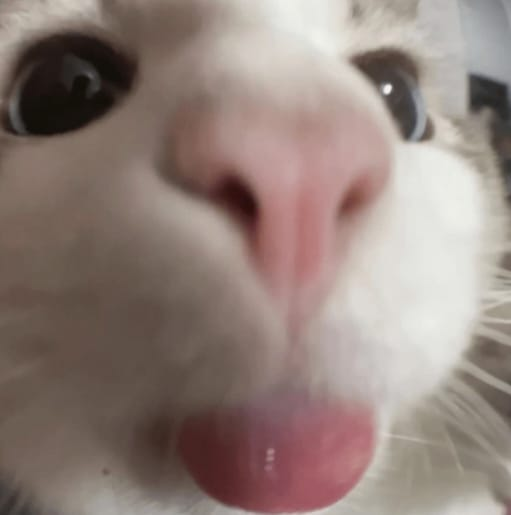
#> input picture Estudiantes/Patiño_0764/gatico123.jpeg, 511 x 515 px, found by its file name
$ jupyter execute --allow-errors Laboratorio_7FC.ipynb   (shell and % lines are left out)
#> lines starting #> are read from the running program, lines starting #| are printed output that depends on the picture
Laboratorio 7, Fisica Computacional

Juan Manuel Patiño

[cell 1]
#librerias
from playsound3 import playsound
import librosa
import numpy as np
import matplotlib.pyplot as plt
from scipy import interpolate
import scipy.integrate as integrate
import pandas as pd
import math
from numba import njit
import cv2

[cell 2]
playsound('Nota_CM_piano.mp3')
#> (this line was passed over: playsound3 is not available in this run)
#> (the rest of this cell did not finish here and is left out)

#> (a cell that did not finish here is left out)

#> (a cell that did not finish here is left out)

### Trasformada Rapida de furier

La Transformada Discreta de Fourier (DFT) de una señal discreta $x_n$ de longitud $N$ se define formalmente como:

$$X_k = \sum_{n=0}^{N-1} x_n e^{-i \frac{2\pi}{N} k n} \quad \text{para } k = 0, 1, \dots, N-1$$

El algoritmo de Cooley-Tukey aprovecha una propiedad de simetría y periodicidad dividiendo el índice $n$ en muestras **pares** ($2m$) e **impares** ($2m+1$), asumiendo que $N$ es una potencia de 2:

$$X_k = \sum_{m=0}^{\frac{N}{2}-1} x_{2m} e^{-i \frac{2\pi}{N} k (2m)} + \sum_{m=0}^{\frac{N}{2}-1} x_{2m+1} e^{-i \frac{2\pi}{N} k (2m+1)}$$

Factorizando los términos comunes y separando la parte impar, obtenemos dos DFTs más pequeñas de tamaño $\frac{N}{2}$:

$$X_k = \sum_{m=0}^{\frac{N}{2}-1} x_{2m} e^{-i \frac{2\pi}{N/2} k m} + e^{-i \frac{2\pi}{N} k} \sum_{m=0}^{\frac{N}{2}-1} x_{2m+1} e^{-i \frac{2\pi}{N/2} k m}$$

Denominando a la transformada de los índices pares como $E_k$ y la de los impares como $O_k$, la ecuación se compacta de la siguiente manera:

$$X_k = E_k + W_N^k O_k$$

Donde $W_N^k = e^{-i \frac{2\pi}{N} k}$ se conoce como el **factor twiddle** (o factor de giro).

Gracias a la periodicidad de las exponenciales complejas, la segunda mitad del espectro ($k + \frac{N}{2}$) se calcula económicamente sin recalcular las sumas completas, utilizando la operación mariposa (*butterfly*):

$$X_{k + \frac{N}{2}} = E_k - W_N^k O_k$$

### Fundamento Matemático de la FFT (Cooley-Tukey) y Operación Mariposa

La Transformada Discreta de Fourier (DFT) de una señal discreta $x_n$ de longitud $N$ se define formalmente como:

$$X_k = \sum_{n=0}^{N-1} x_n e^{-i \frac{2\pi}{N} k n} \quad \text{para } k = 0, 1, \dots, N-1$$

El algoritmo de Cooley-Tukey divide el índice $n$ en muestras **pares** ($2m$) e **impares** ($2m+1$), asumiendo que $N$ es una potencia de 2:

$$X_k = \sum_{m=0}^{\frac{N}{2}-1} x_{2m} e^{-j \frac{2\pi}{N} k (2m)} + \sum_{m=0}^{\frac{N}{2}-1} x_{2m+1} e^{-i \frac{2\pi}{N} k (2m+1)}$$

Factorizando los términos comunes y separando la parte impar, obtenemos dos DFTs más pequeñas de tamaño $\frac{N}{2}$ (denominadas $E_k$ para las pares y $O_k$ para las impares):

$$X_k = \sum_{m=0}^{\frac{N}{2}-1} x_{2m} e^{-j \frac{2\pi}{N/2} k m} + e^{-j \frac{2\pi}{N} k} \sum_{m=0}^{\frac{N}{2}-1} x_{2m+1} e^{-i \frac{2\pi}{N/2} k m}$$

Que se expresa de forma compacta como:
$$X_k = E_k + W_N^k O_k$$

Donde $W_N^k = e^{-i \frac{2\pi}{N} k}$ es el **factor de giro**.

---

### Demostración 1: Periodicidad de la Sub-Transformada ($E_{k + \frac{N}{2}} = E_k$)

La sub-transformada par $E_k$ es una DFT de tamaño $\frac{N}{2}$ y está definida por:

$$E_k = \sum_{m=0}^{\frac{N}{2}-1} x_{2m} e^{-i \frac{2\pi}{N/2} k m}$$

Si evaluamos esta expresión en la segunda mitad de las frecuencias, es decir, sustituyendo $k$ por $k + \frac{N}{2}$:

$$E_{k + \frac{N}{2}} = \sum_{m=0}^{\frac{N}{2}-1} x_{2m} e^{-i \frac{2\pi}{N/2} \left(k + \frac{N}{2}\right) m}$$

Expandimos el argumento del exponente:

$$\frac{2\pi}{N/2} \left(k + \frac{N}{2}\right) m = \frac{4\pi}{N} k m + \frac{4\pi}{N} \left(\frac{N}{2}\right) m = \frac{2\pi}{N/2} k m + 2\pi m$$

Sustituyendo esto en la exponencial, podemos separar el producto:

$$e^{-j \left(\frac{2\pi}{N/2} k m + 2\pi m\right)} = e^{-j \frac{2\pi}{N/2} k m} \cdot e^{-j 2\pi m}$$

Dado que $m$ es un número entero, por la fórmula de Euler el término $e^{-j 2\pi m} = \cos(2\pi m) - j\sin(2\pi m) = 1$. Por lo tanto, nos queda:

$$E_{k + \frac{N}{2}} = \sum_{m=0}^{\frac{N}{2}-1} x_{2m} e^{-j \frac{2\pi}{N/2} k m} = E_k$$

---

### Demostración 2: Signo del Factor de Giro ($W_N^{k + \frac{N}{2}} = -W_N^k$)

El factor de giro se define como:

$$W_N^k = e^{-i \frac{2\pi}{N} k}$$

Evaluándolo para la frecuencia desplazada $k + \frac{N}{2}$:

$$W_N^{k + \frac{N}{2}} = e^{-i \frac{2\pi}{N} \left(k + \frac{N}{2}\right)}$$

Aplicando las propiedades de los exponentes, separamos la suma:

$$W_N^{k + \frac{N}{2}} = e^{-j \frac{2\pi}{N} k} \cdot e^{-i \frac{2\pi}{N} \frac{N}{2}}$$

Simplificando el segundo factor de la derecha ($\frac{2\pi}{N} \cdot \frac{N}{2} = \pi$):

$$W_N^{k + \frac{N}{2}} = W_N^k \cdot e^{-i \pi}$$

Aplicando la identidad de Euler ($e^{-j \pi} = \cos(\pi) - j\sin(\pi) = -1$):

$$W_N^{k + \frac{N}{2}} = W_N^k \cdot (-1) = -W_N^k$$

---

### Conclusión:

Combinando ambos resultados para calcular la segunda mitad del espectro ($X_{k + \frac{N}{2}}$):

$$X_{k + \frac{N}{2}} = E_{k + \frac{N}{2}} + W_N^{k + \frac{N}{2}} O_{k + \frac{N}{2}}$$

Sustituyendo $E_{k + \frac{N}{2}} = E_k$ y $W_N^{k + \frac{N}{2}} = -W_N^k$, obtenemos la ecuación final de la operación mariposa:

$$X_{k + \frac{N}{2}} = E_k - W_N^k O_k$$

[cell 5]
@njit #este decorador es solamente para hacer mas rapida la unica parte del codigo que puede ser lenta
def W(k, N):

    angulo = -2.0 * math.pi * k / N
    return math.cos(angulo) + 1j * math.sin(angulo)

[cell 6]
def TRDJ(x):
  N = len(x)

  if N<=1:
    return x

  A = x[::2]   # Elementos en posiciones pares
  B = x[1::2]  # Elementos en posiciones impares

  TA = TRDJ(A)
  TB = TRDJ(B)

  E = np.zeros(N//2, dtype=complex)
  O = np.zeros(N//2, dtype=complex)
  T = np.zeros(N, dtype=complex)

  for i in range(N//2):
    E[i] = TA[i]
    O[i] = TB[i]
    w = W(i,N)

    T[i] = E[i] + W(i, N) * O[i]
    T[i + N//2] = E[i] - W(i, N) * O[i]

  return T

#> (a cell that did not finish here is left out)

[cell 8]
sample_rate = 44100
#> (the rest of this cell did not finish here and is left out)

[cell 9]
#codigo sacado del notebook del curso
import librosa
import numpy as np
import matplotlib.pyplot as plt
from IPython.display import Audio

# 1. Cargar el archivo de audio
filename = 'Nota_CM_piano.mp3'
#> (the rest of this cell did not finish here and is left out)

###conlusiones del ejemplo 1:
* la trasformada formal y teorica es muy ineficiente por hacer uso de integrales y interpolacion haciendo que no podamos usar muchos puntos, esto causa que perdamos mucha informacion
* la trasformada rapida de furier que usamos solo hace uso de la simetrias de seno y coseno usandolas de forma recursiva, vemos que solo tenemos problemas en la normalizacion, esta solo dura unos 3s en ejecutarse y usa todos los puntos del ajuste, da un resultado similar a la trasformada de la libreria pero aun le quedan detalles
* la trasformada de la numpy es muy rapida facil de usar y va a ser el punto de referencia

----
* vamos a hacer uso de la trasformada rapida para resolver el ejercicio

### ejercicio 2

La ecuación de la Transformada Discreta de Fourier 2D para una matriz $f(x,y)$ de tamaño $M \times N$ es:

$$X(u, v) = \sum_{x=0}^{M-1} \sum_{y=0}^{N-1} f(x, y) e^{-j 2\pi \left(\frac{ux}{M} + \frac{vy}{N}\right)}$$

$$X(u, v) = \sum_{x=0}^{M-1} e^{-j 2\pi \frac{ux}{M}} \left[ \sum_{y=0}^{N-1} f(x, y) e^{-j 2\pi \frac{vy}{N}} \right]$$

[cell 10]
#aplicamos la trasformada ya realizada para 1D pero aplicandola 2 veces y asi obtenemos la trasformada 2d
def trdj2D(matriz):

    alto, ancho = matriz.shape
    matriz_filas = np.zeros((alto, ancho), dtype=complex)

    #Aplicar TRDJ a cada fila
    for i in range(alto):
        matriz_filas[i, :] = TRDJ(matriz[i, :])

    resultado_2d = np.zeros((alto, ancho), dtype=complex)

    # Aplicar TRDJ a cada columna del resultado anterior
    for j in range(ancho):
        resultado_2d[:, j] = TRDJ(matriz_filas[:, j])

    return resultado_2d

[cell 11]
imagen_bgr = cv2.imread('/content/gatico123.jpeg')
#> imagen_bgr is the input picture: shape (515, 511, 3); mean B, G, R 122.4, 129.1, 145.7
imagen_rgb = cv2.cvtColor(imagen_bgr, cv2.COLOR_BGR2RGB)

# Redimensionar a una potencia de 2 para que corra rápido con la recursión
imagen_rgb = cv2.resize(imagen_rgb, (128, 128))
#> imagen_rgb: shape (128, 128, 3)
canal_unico = imagen_rgb[:, :, 1].astype(float) #nos quedamos solo con 1 tono
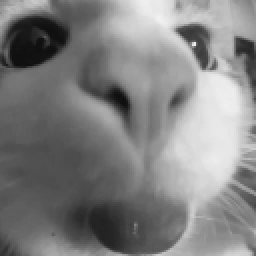
#> canal_unico: shape (128, 128) float64 (shown 2 times larger); min 14, max 241, mean 129

# Aplicar nuestra transformada 2D
fft_resultado = trdj2D(canal_unico)
#> the loop in trdj2D, `for i in range(alto):` made 128 passes

espectro_centrado = np.fft.fftshift(np.abs(fft_resultado))
espectro_log = np.log(1 + espectro_centrado)
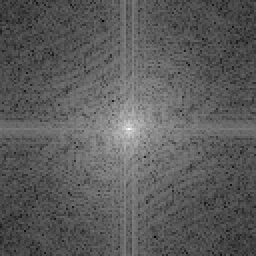
#> espectro_log: shape (128, 128) float64 (shown 2 times larger); min 1.13, max 14.56, mean 5.97; drawn with min black and max white

plt.figure(figsize=(10, 5))
#> (this line was passed over: IPython is not available in this run)

plt.subplot(1, 2, 1)
#> (this line was passed over: IPython is not available in this run)
plt.imshow(canal_unico, cmap='gray')
#> (this line was passed over: IPython is not available in this run)
plt.title("imagen a blanco y negro")
#> (this line was passed over: IPython is not available in this run)
plt.axis('off')
#> (this line was passed over: IPython is not available in this run)

plt.subplot(1, 2, 2)
#> (this line was passed over: IPython is not available in this run)
plt.imshow(espectro_log, cmap='gray')
plt.title("Transformada 2D")
plt.axis('off')

plt.tight_layout()
plt.show()
